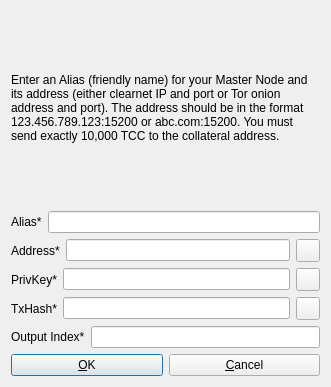
<?xml version="1.0" encoding="UTF-8"?>
<ui version="4.0">
 <class>AddEditAtomNode</class>
 <widget class="QDialog" name="AddEditAtomNode">
  <property name="geometry">
   <rect>
    <x>0</x>
    <y>0</y>
    <width>331</width>
    <height>387</height>
   </rect>
  </property>
  <property name="windowTitle">
   <string>Add/Edit TCChain Node</string>
  </property>
  <property name="modal">
   <bool>true</bool>
  </property>
  <layout class="QVBoxLayout" name="verticalLayout">
   <item>
    <widget class="QLabel" name="label_9">
     <property name="sizePolicy">
      <sizepolicy hsizetype="Preferred" vsizetype="Expanding">
       <horstretch>0</horstretch>
       <verstretch>0</verstretch>
      </sizepolicy>
     </property>
     <property name="text">
      <string>&lt;html&gt;&lt;head/&gt;&lt;body&gt;&lt;p&gt;Enter an Alias (friendly name) for your Master Node and its address (either clearnet IP and port or Tor onion address and port). The address should be in the format 123.456.789.123:15200 or abc.com:15200. You must send exactly 10,000 TCC to the collateral address.&lt;/p&gt;&lt;/body&gt;&lt;/html&gt;</string>
     </property>
     <property name="wordWrap">
      <bool>true</bool>
     </property>
    </widget>
   </item>
   <item>
    <layout class="QHBoxLayout" name="horizontalLayout_4">
     <property name="bottomMargin">
      <number>0</number>
     </property>
     <item>
      <widget class="QLabel" name="label_4">
       <property name="text">
        <string>Alias*</string>
       </property>
      </widget>
     </item>
     <item>
      <widget class="QLineEdit" name="aliasLineEdit"/>
     </item>
    </layout>
   </item>
   <item>
    <layout class="QHBoxLayout" name="horizontalLayout_5">
     <property name="bottomMargin">
      <number>0</number>
     </property>
     <item>
      <widget class="QLabel" name="label_6">
       <property name="text">
        <string>Address*</string>
       </property>
      </widget>
     </item>
     <item>
      <widget class="QLineEdit" name="addressLineEdit"/>
     </item>
     <item>
      <widget class="QToolButton" name="AddEditAddressPasteButton">
       <property name="toolTip">
        <string>Paste address from clipboard</string>
       </property>
       <property name="text">
        <string/>
       </property>
       <property name="icon">
        <iconset resource="../bitcoin.qrc">
         <normaloff>:/icons/editpaste</normaloff>:/icons/editpaste</iconset>
       </property>
       <property name="shortcut">
        <string>Alt+P</string>
       </property>
      </widget>
     </item>
    </layout>
   </item>
   <item>
    <layout class="QHBoxLayout" name="horizontalLayout_3">
     <property name="bottomMargin">
      <number>0</number>
     </property>
     <item>
      <widget class="QLabel" name="label_5">
       <property name="text">
        <string>PrivKey*</string>
       </property>
      </widget>
     </item>
     <item>
      <widget class="QLineEdit" name="privkeyLineEdit"/>
     </item>
     <item>
      <widget class="QToolButton" name="AddEditPrivkeyPasteButton">
       <property name="toolTip">
        <string>Paste address from clipboard</string>
       </property>
       <property name="text">
        <string/>
       </property>
       <property name="icon">
        <iconset resource="../bitcoin.qrc">
         <normaloff>:/icons/editpaste</normaloff>:/icons/editpaste</iconset>
       </property>
       <property name="shortcut">
        <string>Alt+P</string>
       </property>
      </widget>
     </item>
    </layout>
   </item>
   <item>
    <layout class="QHBoxLayout" name="horizontalLayout_2">
     <property name="bottomMargin">
      <number>0</number>
     </property>
     <item>
      <widget class="QLabel" name="label_2">
       <property name="text">
        <string>TxHash*</string>
       </property>
      </widget>
     </item>
     <item>
      <widget class="QLineEdit" name="txhashLineEdit"/>
     </item>
     <item>
      <widget class="QToolButton" name="AddEditTxhashPasteButton">
       <property name="toolTip">
        <string>Paste address from clipboard</string>
       </property>
       <property name="text">
        <string/>
       </property>
       <property name="icon">
        <iconset resource="../bitcoin.qrc">
         <normaloff>:/icons/editpaste</normaloff>:/icons/editpaste</iconset>
       </property>
       <property name="shortcut">
        <string>Alt+P</string>
       </property>
      </widget>
     </item>
    </layout>
   </item>
   <item>
    <layout class="QHBoxLayout" name="horizontalLayout_8">
     <property name="bottomMargin">
      <number>0</number>
     </property>
     <item>
      <widget class="QLabel" name="label_8">
       <property name="text">
        <string>Output Index*</string>
       </property>
      </widget>
     </item>
     <item>
      <widget class="QLineEdit" name="outputindexLineEdit"/>
     </item>
    </layout>
   </item>
   <item>
    <layout class="QHBoxLayout" name="horizontalLayout_Buttons">
     <item>
      <widget class="QPushButton" name="okButton">
       <property name="text">
        <string>&amp;OK</string>
       </property>
      </widget>
     </item>
     <item>
      <widget class="QPushButton" name="cancelButton">
       <property name="text">
        <string>&amp;Cancel</string>
       </property>
       <property name="autoDefault">
        <bool>false</bool>
       </property>
      </widget>
     </item>
    </layout>
   </item>
  </layout>
 </widget>
 <resources>
  <include location="../bitcoin.qrc"/>
 </resources>
 <connections/>
</ui>
